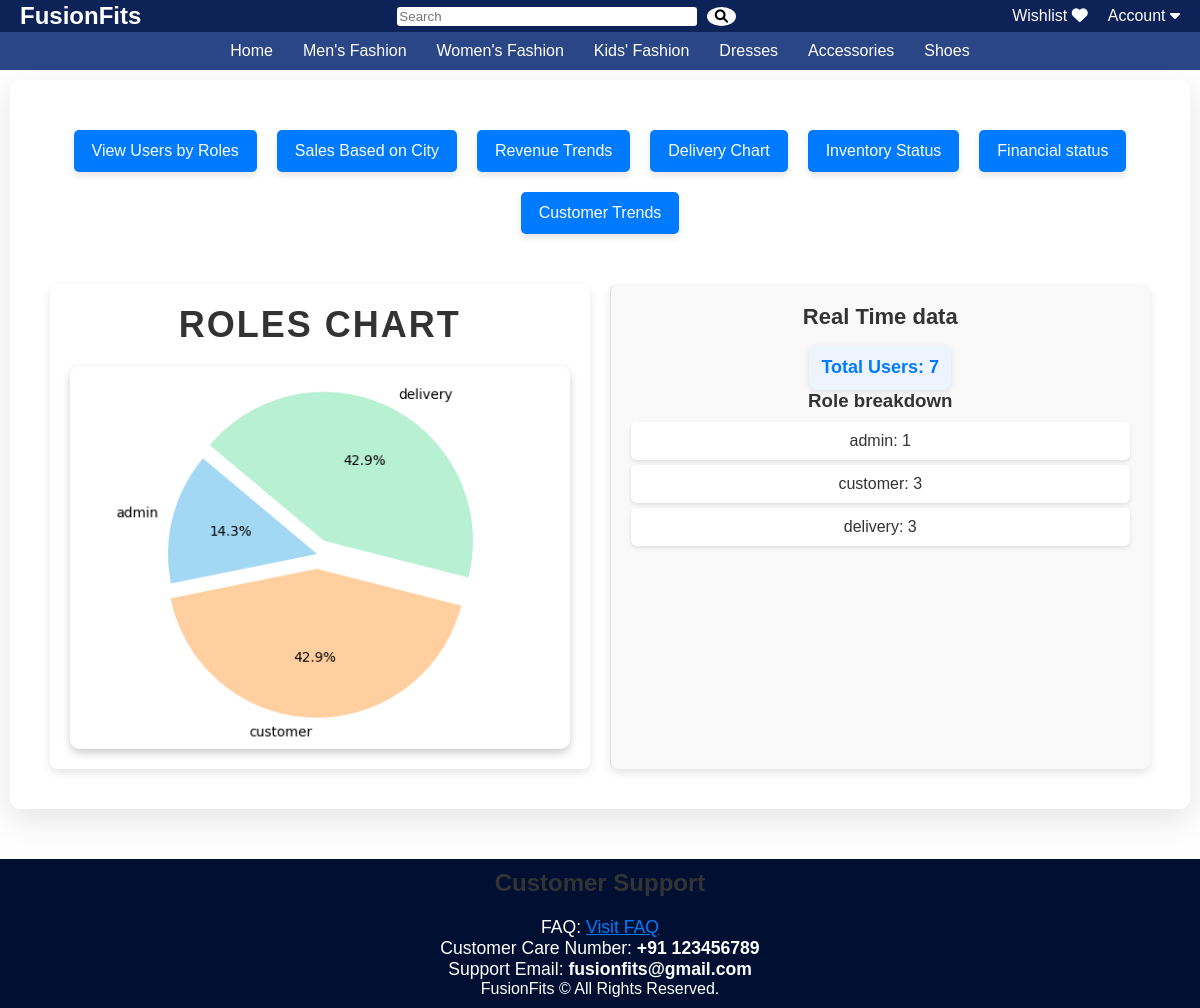
Page /visualization/roles_chart on the committed database.
### app/models.py (models this page shows, shortened)
class User(UserMixin, db.Model):
    id = db.Column(db.Integer, primary_key=True)
    username = db.Column(db.String(50), nullable=False)
    email = db.Column(db.String(100), unique=True, nullable=False)
    password = db.Column(db.String(255), nullable=False)
    role = db.Column(db.String(20), nullable=False)
    contact = db.Column(db.String(20), nullable=False)
    address = db.Column(db.String(200), nullable=False)
    city = db.Column(db.String(100), nullable=False)
    dob = db.Column(db.Date, nullable=False)
    reset_token = db.Column(db.String(128), nullable=True)

### app/visualization.py (the view)
@visualization.route('/roles_chart')
def roles_chart():
    roles = db.session.query(User.role, db.func.count(User.role)).group_by(User.role).all()
    roles_dict = {role: count for role, count in roles}
    labels = roles_dict.keys()
    sizes = roles_dict.values()
    colors = ['#A3D8F4', '#FFCF9F', '#B8F0D3', '#F9D5E5', '#FFE4C4']  # Subtle colors
    explode = [0.1 if max(sizes) == size else 0 for size in sizes]  # Highlight the largest segment
    fig, ax = plt.subplots()
    ax.pie(sizes, explode=explode, labels=labels, colors=colors, autopct='%1.1f%%', startangle=140)
    ax.axis('equal')  # Equal aspect ratio ensures the pie is drawn as a circle.
    img = io.BytesIO()
    plt.savefig(img, format='png', bbox_inches='tight')
    img.seek(0)
    pie_chart_url = base64.b64encode(img.getvalue()).decode('utf-8')
    plt.close()
    total_users = sum(sizes)
    analytics_data = {
        "total_users": total_users,
        "role_distribution": roles_dict
    }
    return render_template('roles.html', pie_chart_url=pie_chart_url, analytics_data=analytics_data,title='Roles Chart',side_title='Real Time data',t1='Total Users:',t2='Role breakdown')

### app/templates/roles.html (shortened to what this page needs)
<!DOCTYPE html>
<html lang="en">
<head>
</head>
<body>
    {% extends "home.html" %}
    {% block content %}
    <div class="form-container">
        <div class="button-container">
            <a href="/visualization/roles_chart" class="button">View Users by Roles</a>
            <a href="/visualization/sales_by_city" class="button">Sales Based on City</a>
            <a href="/visualization/revenue_trends" class="button">Revenue Trends</a>
            <a href="/visualization/delivery_chart" class="button">Delivery Chart</a>
            <a href="/visualization/inventory_status" class="button">Inventory Status</a>
            <a href="/visualization/financial_health" class="button">Financial status</a>
            <a href="/visualization/customer_trends" class="button">Customer Trends</a>
        </div>
    <div class="content">
        <div class="chart-container">
            <h1>{{title}}</h1>
            {% if pie_chart_url %}
                <img >
            {% else %}
                <p>No chart available.</p>
            {% endif %}
        </div>
        <div class="analytics">
            <h2>{{side_title}}</h2>
            <div class="data">{{t1}} {{ analytics_data.total_users }}</div>
            <h3>{{t2}}</h3>
            <ul>
                {% for role, count in analytics_data.role_distribution.items() %}
                <li>{{ role }}: {{ count }}</li>
                {% endfor %}
            </ul>
        </div>
    </div>
    {% endblock %}

### app/templates/home.html (style rules this page uses)
* { margin: 0; padding: 0; box-sizing: border-box; font-family: Arial, sans-serif; }
body { font-family: Arial, sans-serif; margin: 0; padding: 0; background-color: #f4f4f4; }

### rows in the picture
User: role "admin", id "1"
User: role "customer", id "3"

### other values in the picture
{{ title }} "ROLES CHART"
{{ side_title }} "Real Time data"
{{ t1 }} "Total Users:"
{{ analytics_data.total_users }} "7"
{{ t2 }} "Role breakdown"
{{ role }} "delivery"
{{ count }} "3"
